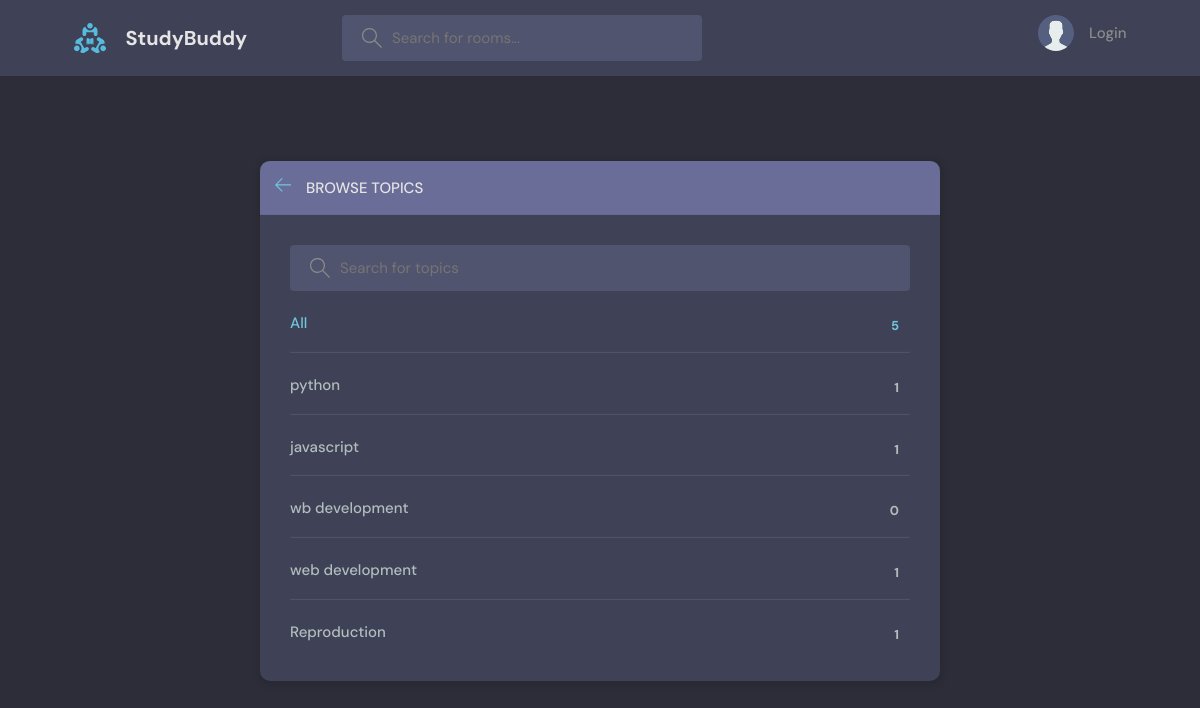
Page /topics/ on the committed database.
### base/models.py (models this page shows)
class Topic(models.Model):
    name = models.CharField(max_length=200)
    def __str__(self):
        return self.name

### base/views.py (the view)
# urls.py: path("topics/", Topics, name="topics"),
def Topics(request):
    q = request.GET.get('q') if request.GET.get('q') !=None else ""
    topics = Topic.objects.filter(name__icontains=q)
    context = {"topics": topics}
    return render (request, 'base/topics.html', context)

### base/templates/base/topics.html (shortened to what this page needs)
{% extends 'main.html' %}
{% block content %}
    <main class="create-room layout">
      <div class="container">
        <div class="layout__box">
          <div class="layout__boxHeader">
            <div class="layout__boxTitle">
              <a href="{% url 'home' %}">
                <svg version="1.1" xmlns="http://www.w3.org/2000/svg" width="32" height="32" viewBox="0 0 32 32">
                  <title>arrow-left</title>
                  <path
                    d="M13.723 2.286l-13.723 13.714 13.719 13.714 1.616-1.611-10.96-10.96h27.625v-2.286h-27.625l10.965-10.965-1.616-1.607z"
                  ></path>
                </svg>
              </a>
              <h3>Browse Topics</h3>
            </div>
          </div>
          <div class="topics-page layout__body">
            <form action="" method="GET" class="header__search">
              <label>
                <input placeholder="Search for topics" name="q" />
              </label>
            </form>
            <ul class="topics__list">
              <li>
                <a href="{% url 'topics' %}" class="active">All <span>{{topics.count}}</span></a>
              </li>
              {% for topic in topics %}
              <li>
                <a href="{% url 'home' %}?q={{topic.name}} ">{{topic}} <span>{{topic.room_set.all.count}}</span></a>
              </li>
              {% endfor %}
            </ul>
          </div>
        </div>
      </div>
    </main>
{% endblock content %}

### static/styles/style.css (style rules this page uses)
:root { --color-main: #71c6dd; --color-main-light: #e1f6fb; --color-dark: #3f4156; --color-dark-medium: #51546e; --color-dark-light: #696d97; --color-light: #e5e5e5; --color-gray: #8b8b8b; --color-light-gray: #b2bdbd; --color-bg: #2d2d39; --color-success: #5dd693; --color-error: #fc4b0b; }
* { font-family: "DM Sans", -apple-system, BlinkMacSystemFont, "Segoe UI", Roboto, Oxygen, Ubuntu, Cantarell, "Open Sans", "Helvetica Neue", sans-serif; margin: 0; padding: 0; box-sizing: border-box; text-rendering: optimizeLegibility; font-size: inherit; }
html { font-size: 56.25%; }
@media only screen and (min-width: 1200px) { html { font-size: 62.5%; } }
body { line-height: 1.6; font-weight: 400; font-size: 1.5rem; color: var(--color-light-gray); background-color: var(--color-bg); min-height: 100vh; }
a { display: inline-block; color: var(--color-main); text-decoration: none; }
.container { max-width: 120rem; width: 90%; margin: auto; }
.header__search > label { background-color: var(--color-dark-medium); padding: 1.3rem 1rem; display: flex; align-items: center; gap: 1rem; border-radius: 4px; }
.header__search svg { fill: var(--color-gray); width: 2rem; height: 2rem; margin-left: 1rem; }
.header__search input { width: 30rem; background: transparent; border: none; outline: none; color: var(--color-light); }
.layout { margin-top: 2.4rem; }
.layout > .container { display: flex; justify-content: space-between; align-items: flex-start; }
.layout__box { width: 90%; max-width: 48rem; min-height: 40rem; position: absolute; top: 50%; left: 50%; transform: translate(-50%, -46%); background-color: var(--color-dark); border-radius: 1rem; box-shadow: 1px 1px 6px 3px rgba(0, 0, 0, 0.1); overflow: hidden; }
.layout__boxHeader { display: flex; padding: 1.5rem; background-color: var(--color-dark-light); }
.layout__boxTitle { display: flex; gap: 1.5rem; align-items: center; }
.layout__boxTitle h3 { text-transform: uppercase; font-weight: 500; color: var(--color-light); }
.layout__boxTitle svg { width: 1.6rem; height: 1.6rem; fill: var(--color-main); }
.layout__body { margin: 3rem; }
.topics__list { list-style: none; }
.topics__list li a { display: flex; justify-content: space-between; margin-bottom: 3rem; font-weight: 500; color: var(--color-light-gray); transition: all 0.3s ease-in-out; }
.topics__list li a.active, .topics__list li a:hover { color: var(--color-main); }
.topics__list li a span { padding: 0.5rem 1rem; background-color: var(--color-dark); border-radius: 3px; font-size: 1.3rem; font-weight: 700; letter-spacing: 1px; }
.topics-page .topics__list li:not(:last-child) a { margin: 2rem 0; padding-bottom: 1rem; text-decoration: none; border-bottom: 1px solid var(--color-dark-medium); }
.topics-page .header__search { display: block; }
.create-room.layout .layout__box { max-width: 68rem; }

### rows in the picture
Topic: name "python", room_set.all.count "1"
Topic: name "javascript", room_set.all.count "1"
Topic: name "wb development", room_set.all.count "0"
Topic: name "web development", room_set.all.count "1"
Topic: name "Reproduction", room_set.all.count "1"

### other values in the picture
{{ topics.count }} "5"
